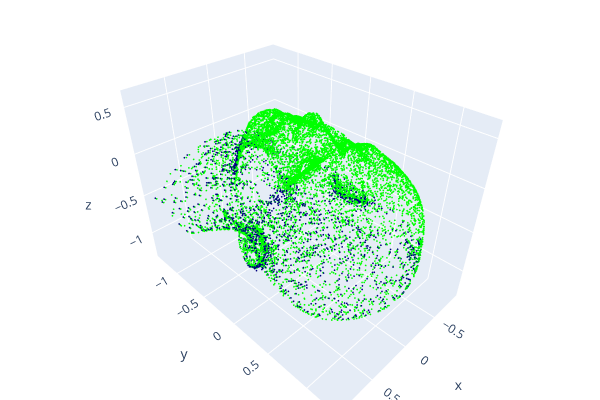

Notebook code cell kept with this figure:
### Code cell
estimated_t_src_pcd.paint_uniform_color([0, 0, 0.5])
o3d.visualization.draw_plotly([pred_morphed_pcd, estimated_t_src_pcd])

### Figure 1 — Plotly figure (JSON) as saved in the notebook; plotly's stock layout.template omitted (floating-point values rounded to 4 significant figures; data arrays with more than 128 entries replaced by an {"elided": "..."} marker saying what was removed)
{"data": [{"marker": {"color": {"elided": "10788x3 float values"}, "size": 1}, "mode": "markers", "type": "scatter3d", "x": {"elided": "10788 float values"}, "y": {"elided": "10788 float values"}, "z": {"elided": "10788 float values"}}, {"marker": {"color": {"elided": "2057x3 float values"}, "size": 1}, "mode": "markers", "type": "scatter3d", "x": {"elided": "2057 float values"}, "y": {"elided": "2057 float values"}, "z": {"elided": "2057 float values"}}], "layout": {"height": 400, "margin": {"b": 0, "l": 0, "r": 0, "t": 0}, "scene": {"camera": {"center": {"x": 0, "y": 0, "z": 0}, "up": {"x": 0, "y": 0, "z": 1}}}, "showlegend": false, "width": 600}}
